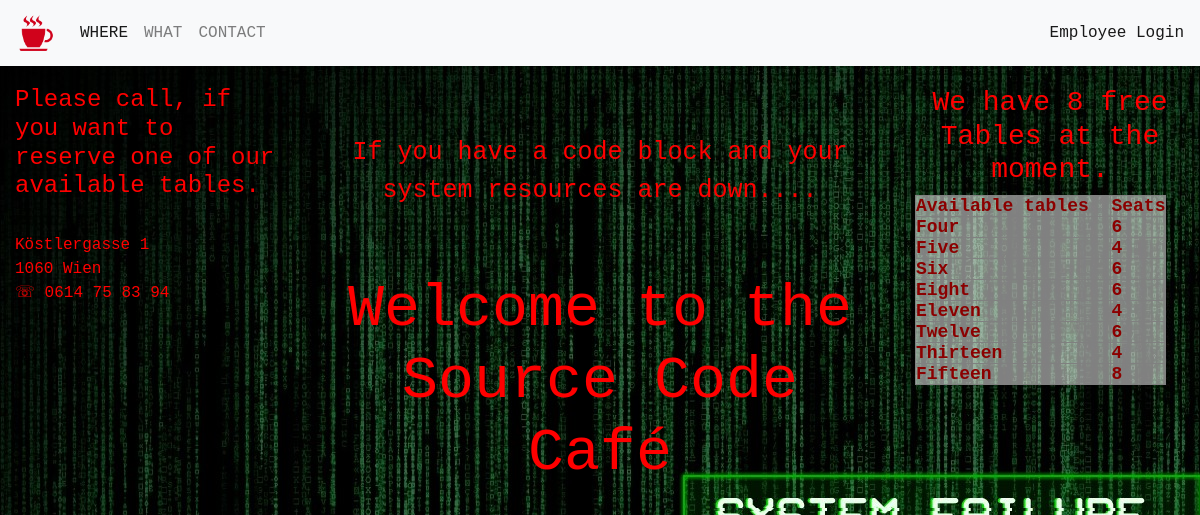
Before: / with the older database file.
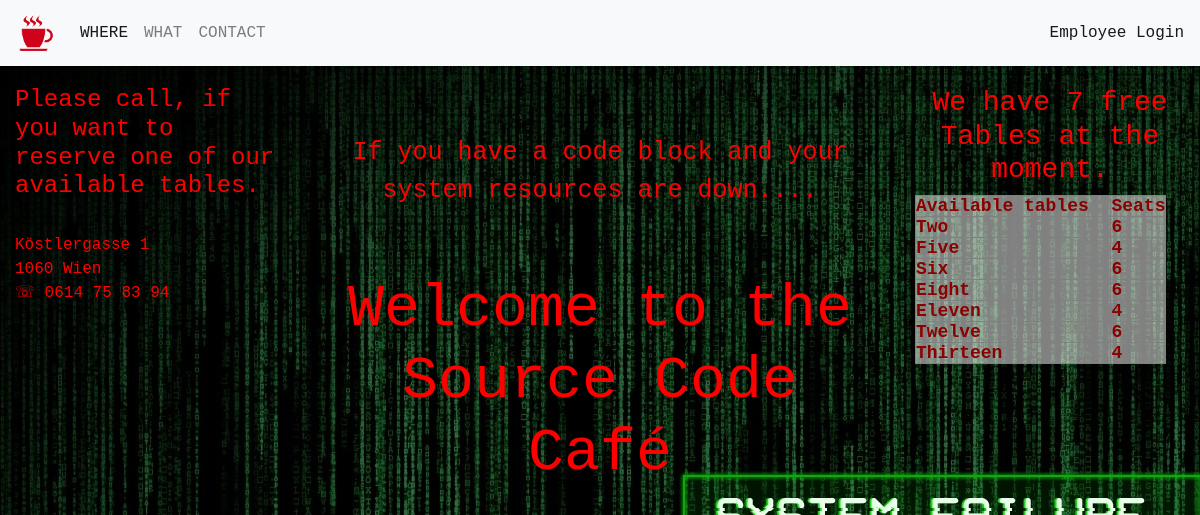
After: the same page with the newer database file.
### tables this page shows
CREATE TABLE `tables` (
  `table_id` int(11) NOT NULL,
  `table_name` varchar(25) NOT NULL,
  `table_capacity` int(11) NOT NULL,
  `table_reserved` tinyint(1) NOT NULL
);

### index.php (the view, shortened to what this page needs)
<?php
$servername = "localhost";
$username   = "root";
$password   = "";
$dbname     = "source_code_cafe";
$conn = mysqli_connect($servername, $username, $password, $dbname);
require_once 'navbar.php';
?>
        <?php
          $sql = "SELECT count(*) as 'aantal' FROM `tables` WHERE table_reserved = 0";
            $result = $conn->query($sql);
            $data = $result->fetch_assoc();
         ?>
<div class="container-fluid bg-1 ">
    <div class="row row1">
        <div class="col-3">
            <h4>Please call, if you want to reserve one of our available tables.</h4>
            <br>
            <p>Köstlergasse 1<br>1060 Wien<br>&#x260F; 0614 75 83 94 </p>
        </div>
        <div class="col-6 text-center">
            <br><br>
            <p class="tagline">If you have a code block and your system resources are down....</p>
            <br><br>
            <h1 class="main-title">Welcome to the<br>Source Code Café</h1>
        </div>
      <div class="col-3 text-center">
            <h3>We have <?php echo $data["aantal"]; ?> free Tables at the moment.</h3>
            <table border="1" cellspacing="0" cellpadding="0" class="table1" id="index-table">
                <thead>
                      <tr>
                        <th>Available tables&nbsp&nbsp</th>
                        <th>Seats</th>
                    </tr>
                </thead>
                <tbody>
                    <?php
                    $sql = "SELECT * FROM tables WHERE table_reserved = 0";
                    $result = $conn->query($sql);
                    if($result->num_rows > 0) {
                        while($row = $result->fetch_assoc()) {
                            echo "<tr>
                                <td>".$row['table_name']." </td>
                                <td>".$row['table_capacity']."</td>
                            </tr>";
                        }
                    } else {
                        echo "<tr><td colspan='5'><center>No Data Avaliable</center></td></tr>";
                    }
                    ?>
                </tbody>
            </table>
      </div>
    </div>
</div>
<?php require_once 'footer.php'; ?>

### navbar.php (shortened to what this page needs)
<html lang="en">
<head>
    <link rel="stylesheet" type="text/css" href="style.css">
    <link rel="stylesheet" href="https://maxcdn.bootstrapcdn.com/bootstrap/4.0.0/css/bootstrap.min.css">
</head>
<body class="body">
    <nav class="navbar navbar-expand-lg navbar-light bg-light">
      <a class="navbar-brand" href="#"><img src="img/cup.png" alt="logo" style="width:40px;"></a>
      <div class="collapse navbar-collapse" id="navbarText">
        <ul class="navbar-nav mr-auto">
          <li class="nav-item active">
            <a class="nav-link" href="#">WHERE <span class="sr-only">(current)</span></a>
          </li>
          <li class="nav-item">
            <a class="nav-link" href="#">WHAT</a>
          </li>
          <li class="nav-item">
            <a class="nav-link" href="#">CONTACT</a>
          </li>
        </ul>
        <span class="navbar-text">
          <a href="login.php">Employee Login</a>
        </span>
      </div>
    </nav>

### footer.php (shortened to what this page needs)
</body>
</html>

### style.css (style rules this page uses)
.body { background: url('img/system-failure.jpg'); color: red; font-family: monospace }
.table1 { background: rgba(255,255,255,0.5); color: darkred; font-size: 18px; font-weight: bold; }
.row1 { padding-top: 20px; }
.tagline { font-size: 25px; }
.main-title { font-size: 60px; }

Changed rows visible on the page:
no longer on this page (row edited): tables: table_name "Four", table_capacity "6"
no longer on this page (row edited): tables: table_name "Fifteen", table_capacity "8"
now on this page (row edited): tables: table_name "Two", table_capacity "6"
Other visible differences:
$data["aantal"]: "8" → "7"
